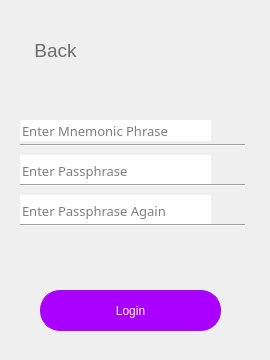
     <widget class="QWidget" name="page_4">
      <widget class="QWidget" name="importMnemForm" native="true">
       <property name="geometry">
        <rect>
         <x>0</x>
         <y>30</y>
         <width>261</width>
         <height>321</height>
        </rect>
       </property>
       <widget class="QPushButton" name="login_mnem">
        <property name="geometry">
         <rect>
          <x>40</x>
          <y>260</y>
          <width>181</width>
          <height>41</height>
         </rect>
        </property>
        <property name="font">
         <font>
          <family>Arial</family>
          <pointsize>9</pointsize>
          <weight>9</weight>
          <italic>false</italic>
          <bold>false</bold>
         </font>
        </property>
        <property name="cursor">
         <cursorShape>PointingHandCursor</cursorShape>
        </property>
        <property name="styleSheet">
         <string notr="true">border-width: 1px;
border-color: rgb(170, 0, 255);
background-color: rgb(170, 0, 255);
font: 75 9pt &quot;Arial&quot;;
color: rgb(255, 255, 255);
border-radius:20px;
border-style:solid; 
</string>
        </property>
        <property name="text">
         <string>Login</string>
        </property>
       </widget>
       <widget class="QToolButton" name="back_to_import_6">
        <property name="geometry">
         <rect>
          <x>10</x>
          <y>0</y>
          <width>91</width>
          <height>41</height>
         </rect>
        </property>
        <property name="font">
         <font>
          <family>Arial</family>
          <pointsize>14</pointsize>
          <weight>50</weight>
          <italic>false</italic>
          <bold>false</bold>
         </font>
        </property>
        <property name="styleSheet">
         <string notr="true">border:0px;
color: rgb(109, 109, 109);
font: 14pt &quot;Arial&quot;;
</string>
        </property>
        <property name="text">
         <string>Back</string>
        </property>
        <property name="icon">
         <iconset>
          <normaloff>pic/walton_app_source20180213导图切割_53.png</normaloff>pic/walton_app_source20180213导图切割_53.png</iconset>
        </property>
        <property name="iconSize">
         <size>
          <width>200</width>
          <height>200</height>
         </size>
        </property>
        <property name="popupMode">
         <enum>QToolButton::DelayedPopup</enum>
        </property>
        <property name="toolButtonStyle">
         <enum>Qt::ToolButtonTextBesideIcon</enum>
        </property>
        <property name="autoRaise">
         <bool>true</bool>
        </property>
       </widget>
       <widget class="QLineEdit" name="lineEdit_15">
        <property name="geometry">
         <rect>
          <x>20</x>
          <y>125</y>
          <width>191</width>
          <height>31</height>
         </rect>
        </property>
        <property name="font">
         <font>
          <family>等线</family>
          <pointsize>10</pointsize>
         </font>
        </property>
        <property name="toolTip">
         <string/>
        </property>
        <property name="statusTip">
         <string/>
        </property>
        <property name="whatsThis">
         <string/>
        </property>
        <property name="accessibleName">
         <string/>
        </property>
        <property name="accessibleDescription">
         <string/>
        </property>
        <property name="styleSheet">
         <string notr="true">
QLineEdit[echoMode=&quot;2&quot;] {
    lineedit-password-character:42;
}
</string>
        </property>
        <property name="frame">
         <bool>false</bool>
        </property>
        <property name="echoMode">
         <enum>QLineEdit::Password</enum>
        </property>
        <property name="placeholderText">
         <string>Enter Passphrase</string>
        </property>
       </widget>
       <widget class="QLineEdit" name="lineEdit_16">
        <property name="geometry">
         <rect>
          <x>20</x>
          <y>165</y>
          <width>191</width>
          <height>31</height>
         </rect>
        </property>
        <property name="font">
         <font>
          <family>等线</family>
          <pointsize>10</pointsize>
         </font>
        </property>
        <property name="styleSheet">
         <string notr="true">QLineEdit[echoMode=&quot;2&quot;] {
    lineedit-password-character: 42;
}</string>
        </property>
        <property name="frame">
         <bool>false</bool>
        </property>
        <property name="echoMode">
         <enum>QLineEdit::Password</enum>
        </property>
        <property name="placeholderText">
         <string>Enter Passphrase Again</string>
        </property>
       </widget>
       <widget class="Line" name="line_44">
        <property name="geometry">
         <rect>
          <x>20</x>
          <y>150</y>
          <width>225</width>
          <height>10</height>
         </rect>
        </property>
        <property name="orientation">
         <enum>Qt::Horizontal</enum>
        </property>
       </widget>
       <widget class="Line" name="line_45">
        <property name="geometry">
         <rect>
          <x>20</x>
          <y>190</y>
          <width>225</width>
          <height>10</height>
         </rect>
        </property>
        <property name="orientation">
         <enum>Qt::Horizontal</enum>
        </property>
       </widget>
       <widget class="QPushButton" name="turn2visible1_6">
        <property name="geometry">
         <rect>
          <x>220</x>
          <y>125</y>
          <width>31</width>
          <height>31</height>
         </rect>
        </property>
        <property name="font">
         <font>
          <family>Arial</family>
         </font>
        </property>
        <property name="cursor">
         <cursorShape>PointingHandCursor</cursorShape>
        </property>
        <property name="autoFillBackground">
         <bool>false</bool>
        </property>
        <property name="text">
         <string/>
        </property>
        <property name="icon">
         <iconset>
          <normaloff>pic/02.png</normaloff>pic/02.png</iconset>
        </property>
        <property name="iconSize">
         <size>
          <width>40</width>
          <height>40</height>
         </size>
        </property>
        <property name="flat">
         <bool>true</bool>
        </property>
       </widget>
       <widget class="QPushButton" name="turn2visible2_4">
        <property name="geometry">
         <rect>
          <x>220</x>
          <y>165</y>
          <width>31</width>
          <height>31</height>
         </rect>
        </property>
        <property name="cursor">
         <cursorShape>PointingHandCursor</cursorShape>
        </property>
        <property name="autoFillBackground">
         <bool>false</bool>
        </property>
        <property name="text">
         <string/>
        </property>
        <property name="icon">
         <iconset>
          <normaloff>pic/02.png</normaloff>pic/02.png</iconset>
        </property>
        <property name="iconSize">
         <size>
          <width>40</width>
          <height>40</height>
         </size>
        </property>
        <property name="flat">
         <bool>true</bool>
        </property>
       </widget>
       <widget class="Line" name="line_46">
        <property name="geometry">
         <rect>
          <x>20</x>
          <y>110</y>
          <width>225</width>
          <height>10</height>
         </rect>
        </property>
        <property name="orientation">
         <enum>Qt::Horizontal</enum>
        </property>
       </widget>
       <widget class="QLineEdit" name="lineEdit_17">
        <property name="geometry">
         <rect>
          <x>20</x>
          <y>90</y>
          <width>191</width>
          <height>21</height>
         </rect>
        </property>
        <property name="font">
         <font>
          <family>等线</family>
          <pointsize>10</pointsize>
         </font>
        </property>
        <property name="toolTip">
         <string/>
        </property>
        <property name="statusTip">
         <string/>
        </property>
        <property name="whatsThis">
         <string/>
        </property>
        <property name="accessibleName">
         <string/>
        </property>
        <property name="accessibleDescription">
         <string/>
        </property>
        <property name="styleSheet">
         <string notr="true">
QLineEdit[echoMode=&quot;2&quot;] {
    lineedit-password-character:42;
}
</string>
        </property>
        <property name="frame">
         <bool>false</bool>
        </property>
        <property name="echoMode">
         <enum>QLineEdit::Password</enum>
        </property>
        <property name="placeholderText">
         <string>Enter Mnemonic Phrase</string>
        </property>
       </widget>
       <widget class="QPushButton" name="turn2visible1_7">
        <property name="geometry">
         <rect>
          <x>220</x>
          <y>90</y>
          <width>31</width>
          <height>21</height>
         </rect>
        </property>
        <property name="font">
         <font>
          <family>Arial</family>
         </font>
        </property>
        <property name="cursor">
         <cursorShape>PointingHandCursor</cursorShape>
        </property>
        <property name="autoFillBackground">
         <bool>false</bool>
        </property>
        <property name="text">
         <string/>
        </property>
        <property name="icon">
         <iconset>
          <normaloff>pic/02.png</normaloff>pic/02.png</iconset>
        </property>
        <property name="iconSize">
         <size>
          <width>40</width>
          <height>40</height>
         </size>
        </property>
        <property name="flat">
         <bool>true</bool>
        </property>
       </widget>
      </widget>
     </widget>
